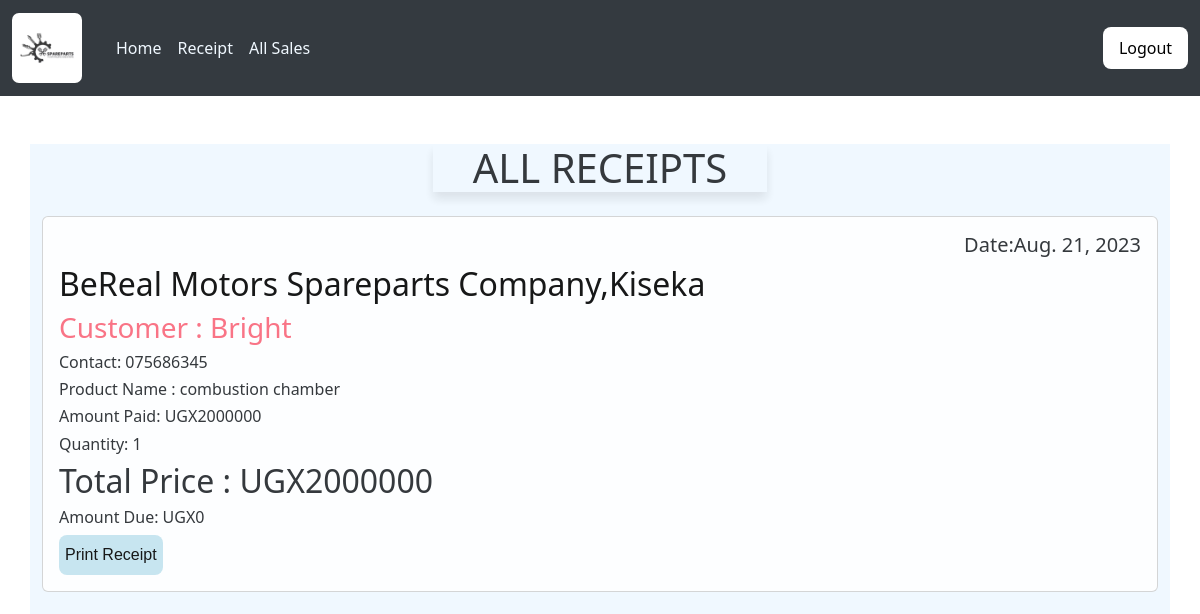
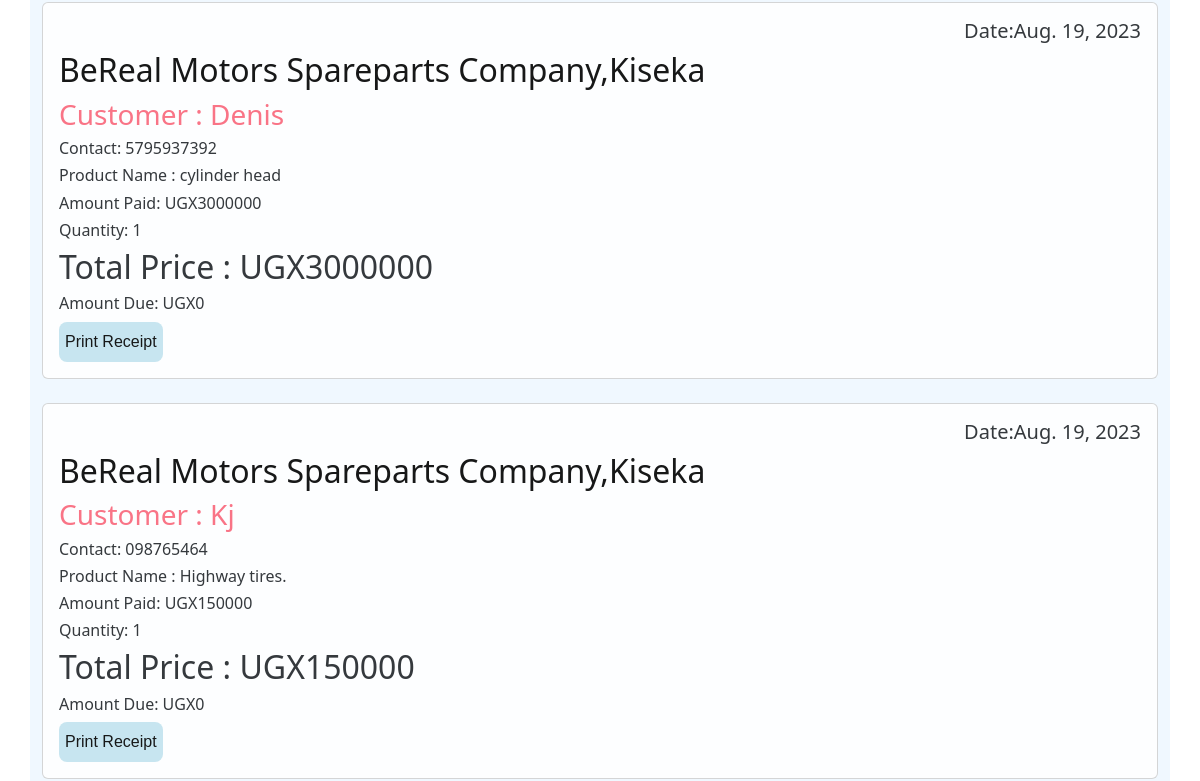
The app's page /receipt/ (signed in, upper part), older data (2 pictures, top to bottom).
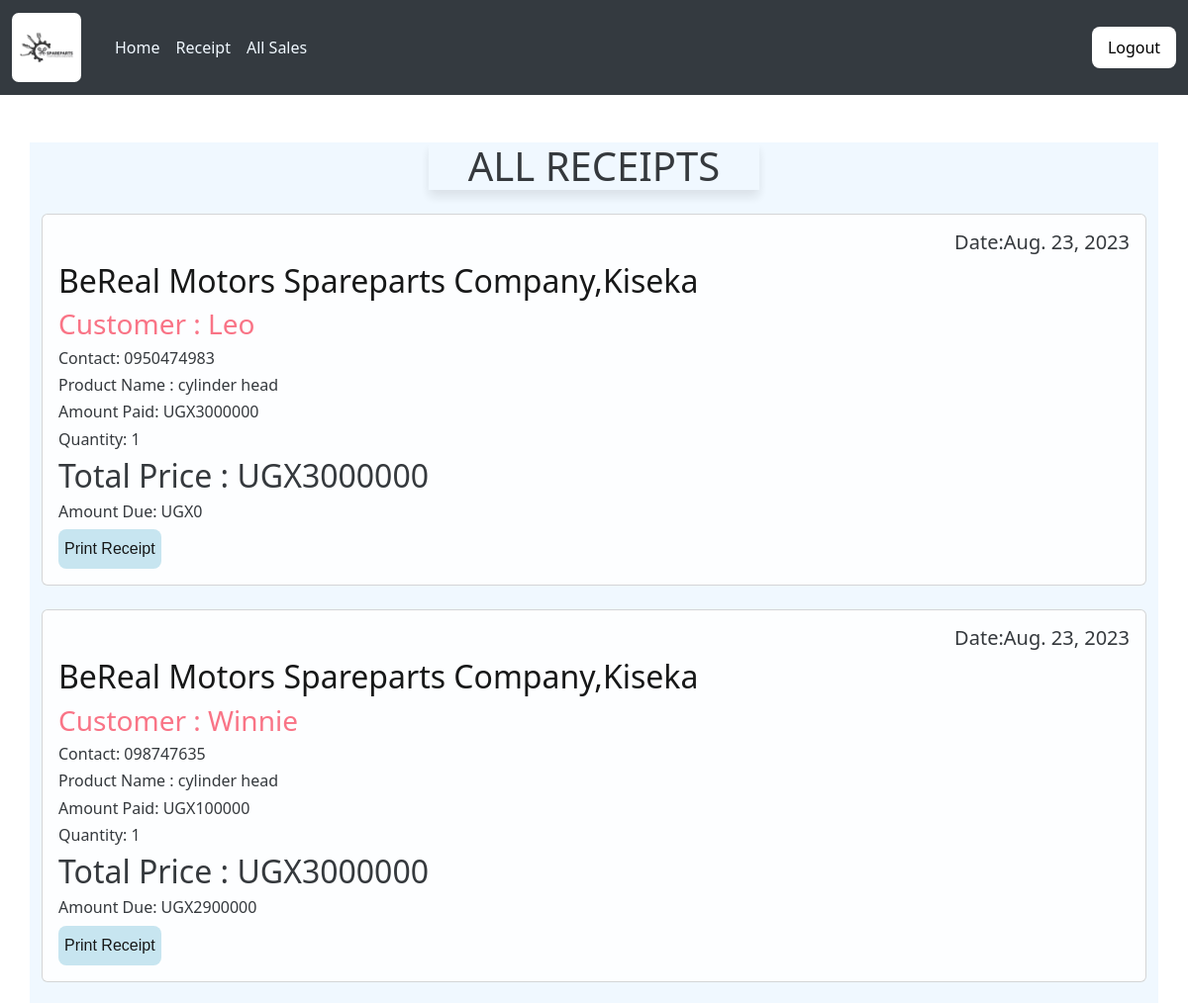
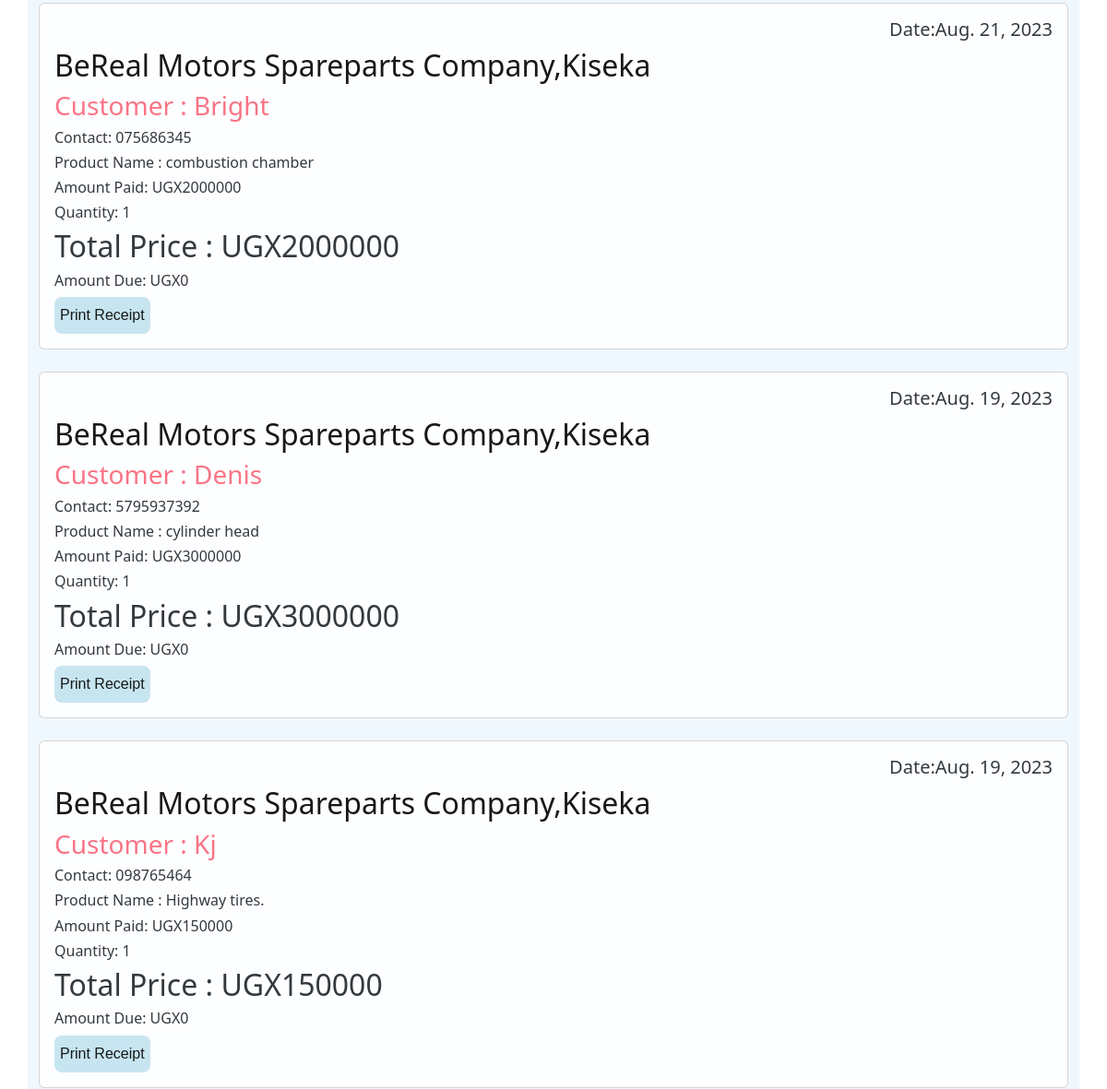
The same page, newer data (2 pictures, top to bottom).
### berealapp/models.py (models this page shows, shortened)
class Sale(models.Model):
    item = models.ForeignKey(Product,on_delete=models.CASCADE,null=False,blank=False)
    date_of_sale = models.DateField(default=timezone.now)
    contact=models.CharField(max_length=50,null=False, blank=False)
    branch_name=models.CharField(max_length=50,null=False,blank=False)
    quantity=models.IntegerField(default=0,null=False, blank=False)
    amount_received = models.IntegerField(default=0,null=False, blank=False)
    issued_to=models.CharField(max_length=100,null=False, blank=False)#buyer
    part_name=models.CharField(max_length=50,null=False, blank=True)
    unit_price=models.IntegerField(default=0,null=False, blank=False)#for installments.
    def get_total(self):
        total=self.quantity*self.item.unit_price
        return int(total)
    def get_change(self):
        change=self.get_total() - self.amount_received
        return abs(int(change))

class Product(models.Model):
    Category_name=models.ForeignKey(Category, on_delete=models.CASCADE,null=False,blank=False)
    product_name=models.CharField(max_length=50,null=False,blank=False)
    date_of_arrival = models.DateField(default=timezone.now)
    country_of_origin=models.CharField(max_length=50,null=False,blank=False)
    total_quantity=models.IntegerField(default=0,null=False,blank=False,validators=[MinValueValidator(1)])
    issued_quantity=models.IntegerField(default=0,null=False,blank=False)
    received_quantity=models.IntegerField(default=0,null=False,blank=False)
    unit_price=models.IntegerField(default=0,null=False,blank=False)
    def __str__(self):
        return self.product_name

### berealapp/views.py (the view)
# urls.py: path('receipt/',views.receipt,name='receipt'),
@login_required
def receipt(request):
    sales=Sale.objects.all().order_by('-id')
    return render(request,'project/receipt.html',{'sales':sales})

### templates/project/receipt.html
{% extends 'project/base.html'%} {% block content%}
<br /><br>
<div class="container" style="background-color: aliceblue;">
    <h1 class="card-header text-center" class="v">ALL RECEIPTS</h1><br>
    {% for sale in sales %}
    <div class="card" style="opacity: 90%;" >
        <div class="card-body">
            <h5 style="text-align: right;">Date:{{sale.date_of_sale}}</h5>
            <h2 class="v">BeReal Motors Spareparts Company,Kiseka</h2>
            <h3 class="card-title" style="color:#FB667A; ">Customer : {{sale.issued_to | title}}</h3>
            <h6 class="card-text">Contact: {{sale.contact}}</h6>
            <h6 class="card-text">Product Name : {{sale.item}}</h6>
            <h6 class="card-text">Amount Paid: UGX{{ sale.amount_received }}</h6>
            <h6 class="card-text">Quantity: {{sale.quantity }}</h6>
            <h2>Total Price : UGX{{ sale.get_total }}</h2>
            <div style="flex: 1">
                <h6 class="card-text">Amount Due: UGX{{ sale.get_change }}</h6>
                <a href="{% url 'receipt_detail' sale.id %}">
                    <button class="button" type="submit"style="width:auto;">Print Receipt</button> <br>
                </a>
            </div>
        </div>
    </div>
    <br />
    {% endfor %}
</div>
{% endblock %}

Row changes from the older to the newer data that the page shows:
added Sale: date_of_sale "Aug. 23, 2023", issued_to "Leo", contact "0950474983", item "cylinder head", amount_received "3000000", quantity "1", get_total "3000000", get_change "0"
added Sale: date_of_sale "Aug. 23, 2023", issued_to "Winnie", contact "098747635", item "cylinder head", amount_received "100000", quantity "1", get_total "3000000", get_change "2900000"
